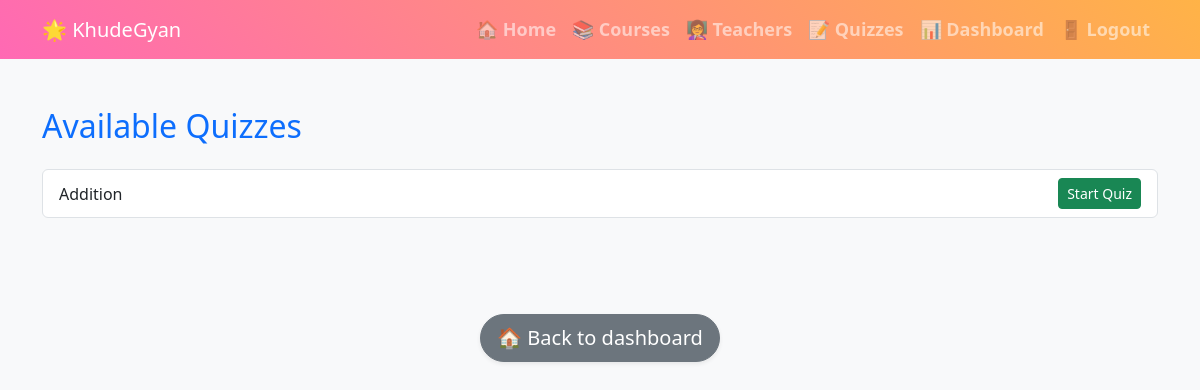
Before: /quizzes/ with the older database file.
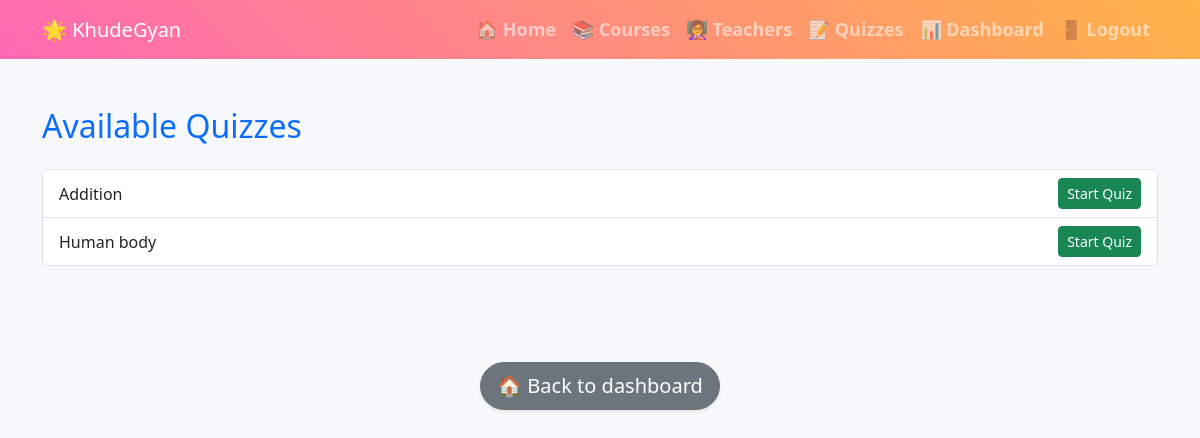
After: the same page with the newer database file.
### app1/models.py (models this page shows, shortened)
class Quiz(models.Model):
    course = models.ForeignKey(Course, on_delete=models.CASCADE)
    title = models.CharField(max_length=100)

### app1/views.py (the view)
# urls.py: path('quizzes/', quiz_list, name='quiz_list'),
def quiz_list(request):
    quizzes = Quiz.objects.all()
    return render(request, 'app1/quiz_list.html', {'quizzes': quizzes})

### app1/templates/app1/quiz_list.html (shortened to what this page needs)
<!DOCTYPE html>
<html lang="en">
<head>
    <link href="https://cdn.jsdelivr.net/npm/bootstrap@5.3.0/dist/css/bootstrap.min.css" rel="stylesheet">
</head>
<body>
<nav class="navbar navbar-expand-lg navbar-dark">
    <div class="container">
        <a class="navbar-brand" href="{% url 'home' %}">🌟 KhudeGyan</a>
        <div class="collapse navbar-collapse" id="navbarNav">
            <ul class="navbar-nav ms-auto text-center">
                <li class="nav-item"><a class="nav-link" href="{% url 'home' %}">🏠 Home</a></li>
                <li class="nav-item"><a class="nav-link" href="{% url 'course_list' %}">📚 Courses</a></li>
                <li class="nav-item"><a class="nav-link" href="{% url 'teacher_list' %}">👩‍🏫 Teachers</a></li>
                <li class="nav-item"><a class="nav-link" href="{% url 'quiz_list' %}">📝 Quizzes</a></li>
                <li class="nav-item"> <a href="{% url 'dashboard' %}" class="nav-link">📊 Dashboard</a></li>
                <li class="nav-item"><a class="nav-link" href="{% url 'logout' %}">🚪 Logout</a></li>
            </ul>
        </div>
    </div>
</nav>
    <link href="https://cdn.jsdelivr.net/npm/bootstrap@5.3.0/dist/css/bootstrap.min.css" rel="stylesheet">
</head>
<body class="bg-light">
<div class="container py-5">
    <h2 class="mb-4 text-primary">Available Quizzes</h2>
    <ul class="list-group">
        {% for quiz in quizzes %}
            <li class="list-group-item d-flex justify-content-between align-items-center">
                {{ quiz.title }}
                <a href="{% url 'solve_quiz_page' quiz.title %}" class="btn btn-success btn-sm">Start Quiz</a>
            </li>
        {% empty %}
            <li class="list-group-item">No quizzes available.</li>
        {% endfor %}
    </ul>
</div>
<div class="container text-center my-5">
    <a href="{% url 'dashboard' %}" class="btn btn-secondary btn-lg rounded-pill shadow-sm">
        🏠 Back to dashboard
    </a>
</div>
</body>
</html>

### app1/templates/app1/quiz_list.html (style rules this page uses)
body { font-family: 'Comic Sans MS', cursive, sans-serif; background-color: #fff8dc; }
.navbar { background: linear-gradient(45deg, #ff69b4, #ffb347); }
.navbar-nav .nav-link { font-weight: bold; font-size: 18px; }

Changed rows visible on the page:
added Quiz: title "Human body"
